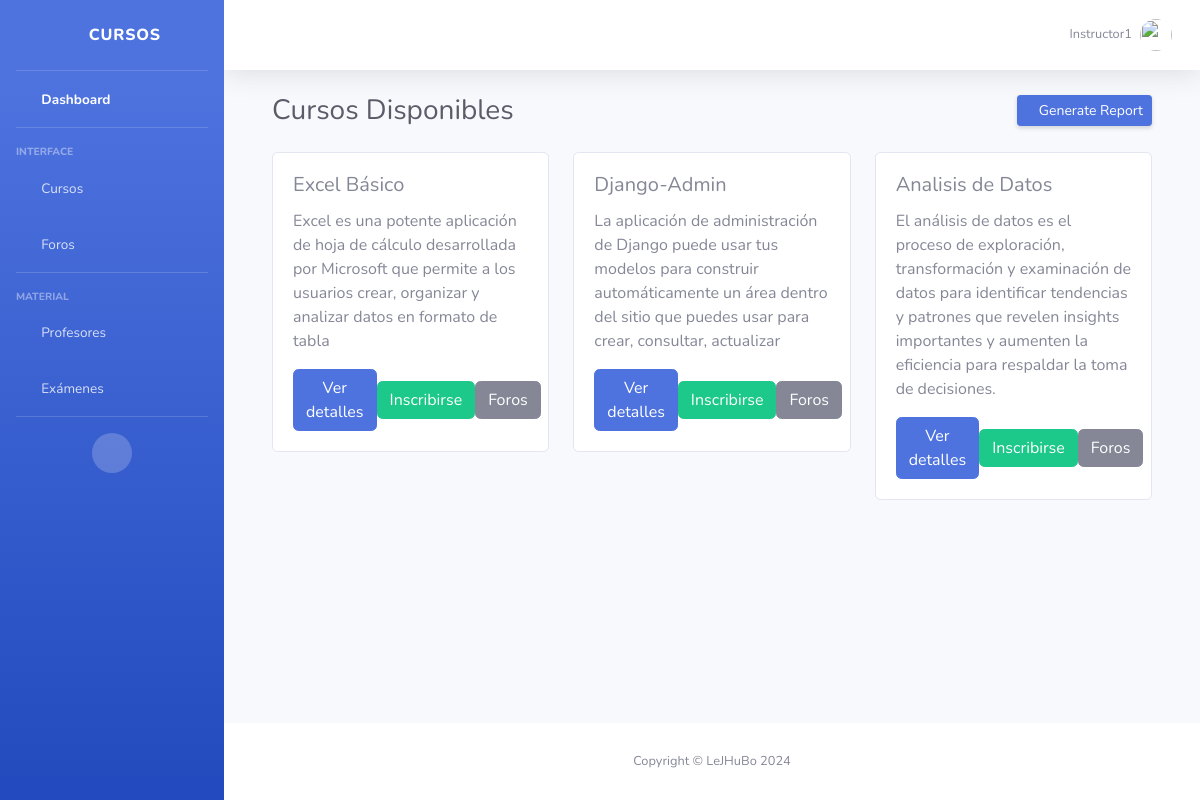
The page /courses/ (signed in) on the database its author committed.
### courses/models.py (models this page shows, shortened)
class User(AbstractUser):
    ROLE_CHOICES = (
        ('student', 'Student'),
        ('instructor', 'Instructor'),
        ('admin', 'Admin'),
    )
    role = models.CharField(max_length=10, choices=ROLE_CHOICES, default='student')
    groups = models.ManyToManyField(Group, related_name='custom_user_set')
    user_permissions = models.ManyToManyField(Permission, related_name='custom_user_set')
    profile_picture = models.ImageField(upload_to='profile_pictures/', null=True, blank=True)
    objects = UserManager()

class Course(models.Model):
    title = models.CharField(max_length=200)
    description = models.TextField()
    start_date = models.DateField()
    end_date = models.DateField()
    instructor = models.ForeignKey(User, on_delete=models.CASCADE, limit_choices_to={'role': 'instructor'})
    image = models.ImageField(upload_to='course_images/', null=True, blank=True)
    video_url = models.URLField(blank=True, null=True)

### courses/views.py (the view)
# urls.py: path('', views.IndexView.as_view(), name='index'),
class IndexView(LoginRequiredMixin, TemplateView, StudentCheckMixin):
    template_name = 'index.html'
    def get_context_data(self, **kwargs):
        context = super().get_context_data(**kwargs)
        user = self.request.user
        context['courses'] = Course.objects.all()
        context['exams'] = Exam.objects.all()
        context['enrolled_courses'] = self.get_user_courses()
        return context

### courses/views.py (called while the page is built)
    def get_user_courses(self):
        user = self.request.user
        if user.is_authenticated and user.role == 'student':
            return Enrollment.objects.filter(student=user).values_list('course_id', flat=True)
        return []

### courses/templates/index.html (shortened to what this page needs)
{% load static %}
<!DOCTYPE html>
<html lang="en">
<head>
    <link href="{% static 'vendor/fontawesome-free/css/all.min.css' %}" rel="stylesheet" type="text/css">
    <link href="{% static 'css/sb-admin-2.min.css' %}" rel="stylesheet">
</head>
<body id="page-top">
    <div id="wrapper">
        <ul class="navbar-nav bg-gradient-primary sidebar sidebar-dark accordion" id="accordionSidebar">
            <a class="sidebar-brand d-flex align-items-center justify-content-center" href="{% url 'index' %}">
                <div class="sidebar-brand-icon rotate-n-15">
                    <i class="fas fa-book"></i>
                </div>
                <div class="sidebar-brand-text mx-3">Cursos <sup></sup></div>
            </a>
            <hr class="sidebar-divider my-0">
            <li class="nav-item active">
                <a class="nav-link" href="{% url 'index' %}">
                    <i class="fas fa-fw fa-tachometer-alt"></i>
                    <span>Dashboard</span></a>
            </li>
            <hr class="sidebar-divider">
            <div class="sidebar-heading">
                Interface
            </div>
            <li class="nav-item">
                <a class="nav-link collapsed" href="#" data-toggle="collapse" data-target="#collapseCourses" aria-expanded="true" aria-controls="collapseCourses">
                    <i class="fas fa-fw fa-cog"></i>
                    <span>Cursos</span>
                </a>
            </li>
            <li class="nav-item">
                <a class="nav-link collapsed" href="#" data-toggle="collapse" data-target="#collapseForos" aria-expanded="true" aria-controls="collapseForos">
                    <i class="fas fa-fw fa-comments"></i>
                    <span>Foros</span>
                </a>
            </li>
            <hr class="sidebar-divider">
            <div class="sidebar-heading">
                Material
            </div>
            <li class="nav-item">
                <a class="nav-link collapsed" href="#" data-toggle="collapse" data-target="#collapsePages" aria-expanded="true" aria-controls="collapsePages">
                    <i class="fas fa-fw fa-folder"></i>
                    <span>Profesores</span>
                </a>
            </li>
            <li class="nav-item">
                <a class="nav-link collapsed" href="#" data-toggle="collapse" data-target="#collapseExams" aria-expanded="true" aria-controls="collapseExams">
                    <i class="fas fa-fw fa-folder"></i>
                    <span>Exámenes</span>
                </a>
            </li>
            <hr class="sidebar-divider d-none d-md-block">
            <div class="text-center d-none d-md-inline">
                <button class="rounded-circle border-0" id="sidebarToggle"></button>
            </div>
        </ul>
        <div id="content-wrapper" class="d-flex flex-column">
            <div id="content">
                <nav class="navbar navbar-expand navbar-light bg-white topbar mb-4 static-top shadow">
                    <ul class="navbar-nav ml-auto">
                        <li class="nav-item dropdown no-arrow">
                            <a class="nav-link dropdown-toggle" href="#" id="userDropdown" role="button" data-toggle="dropdown" aria-haspopup="true" aria-expanded="false">
                                <span class="mr-2 d-none d-lg-inline text-gray-600 small">{{ user.username }}</span> {% if user.profile_picture %}
                                <img class="img-profile rounded-circle" src="{{ user.profile_picture.url }}"> {% else %}
                                <img class="img-profile rounded-circle" src="{% static 'img/undraw_profile.svg' %}"> {% endif %}
                            </a>
                        </li>
                    </ul>
                </nav>
                <div class="container-fluid">
                    {% block content %}
                    <div class="container-fluid">
                        <div class="d-sm-flex align-items-center justify-content-between mb-4">
                            <h1 class="h3 mb-0 text-gray-800">Cursos Disponibles</h1>
                            <a href="#" class="d-none d-sm-inline-block btn btn-sm btn-primary shadow-sm"><i class="fas fa-download fa-sm text-white-50"></i> Generate Report</a>
                        </div>
                        <div class="row">
                            {% for course in courses %}
                            <div class="col-lg-4 mb-4">
                                <div class="card">
                                    <div class="card-body">
                                        <h5 class="card-title">{{ course.title }}</h5>
                                        <p class="card-text">{{ course.description }}</p>
                                        <div class="d-flex justify-content-between align-items-center">
                                            <a href="{% url 'course_detail' course.pk %}" class="btn btn-primary">Ver detalles</a> {% if user.is_authenticated %} {% if course.pk in enrolled_courses %}
                                            <button class="btn btn-success" disabled>Inscrito</button> {% else %}
                                            <form method="post" class="enroll-form" action="{% url 'enroll_course' course.pk %}">
                                                <button type="submit" class="btn btn-success">Inscribirse</button>
                                            </form>
                                            {% endif %} {% else %}
                                            <p>Debes iniciar sesión para inscribirte en el curso.</p>
                                            {% endif %}
                                            <a href="{% url 'forum_list' course.pk %}" class="btn btn-secondary">Foros</a>
                                        </div>
                                    </div>
                                </div>
                            </div>
                            {% endfor %}
                        </div>
                    </div>
                    {% endblock %}
                </div>
            </div>
            <footer class="sticky-footer bg-white">
                <div class="container my-auto">
                    <div class="copyright text-center my-auto">
                        <span>Copyright &copy; LeJHuBo 2024</span>
                    </div>
                </div>
            </footer>
        </div>
    </div>
</body>
</html>

### rows shown on the page
User: username "Instructor1"
Course: title "Excel Básico", description "Excel es una potente aplicación de hoja de cálculo desarrollada por Microsoft que permite a los usuarios crear, organizar y analizar datos en formato de tabla", shows "Inscribirse"
Course: title "Django-Admin", description "La aplicación de administración de Django puede usar tus modelos para construir automáticamente un área dentro del sitio que puedes usar para crear, consultar, actualizar", shows "Inscribirse"
Course: title "Analisis de Datos", description "El análisis de datos es el proceso de exploración, transformación y examinación de datos para identificar tendencias y patrones que revelen insights importantes y aumenten la eficiencia para respaldar la toma de decisiones.", shows "Inscribirse"
